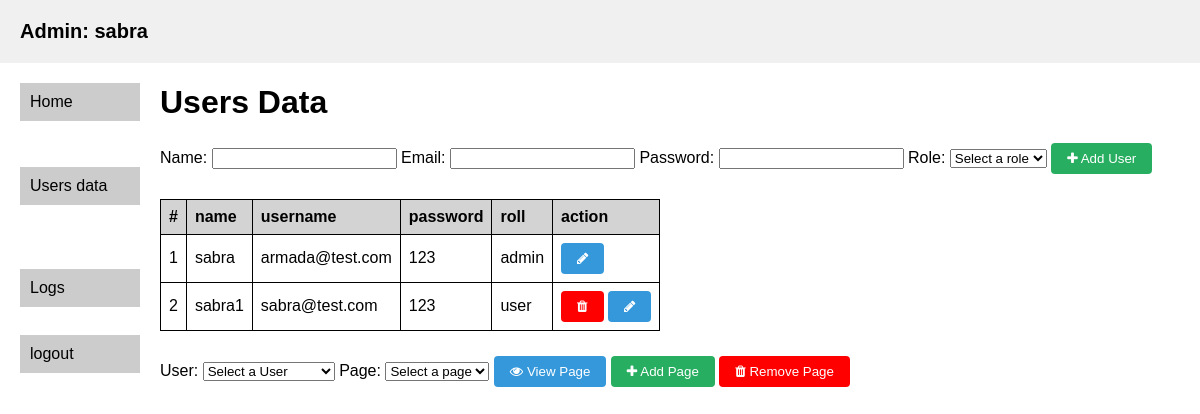
Page /usersData (signed in) on the committed database.
### tables this page shows
CREATE TABLE Users (
        id INTEGER PRIMARY KEY AUTOINCREMENT,
        username TEXT NOT NULL,
        password TEXT NOT NULL,
        name TEXT NOT NULL,
        roll TEXT NOT NULL
        );

### main.py (the view, shortened to what this page needs)
@app.route('/usersData', methods=['POST' ,'GET'])
def usersData():
    if session.get('role') == "admin" and request.method == 'GET':
        conn = sqlite3.connect("data.db")
        c = conn.cursor()
        Data = c.execute("""SELECT * FROM Users""").fetchall()
        c.execute("""CREATE TABLE IF NOT EXISTS Pages (
        id INTEGER PRIMARY KEY AUTOINCREMENT,
        urlPage TEXT NOT NULL,
        pageName TEXT NOT NULL
        )""")
        Page = c.execute("SELECT * FROM Pages").fetchall()
        return render_template("usersData.html",name = session['name'] , Data=Data ,Page=Page)
    else:
        flash('requested page not found')
        return redirect('/')

### templates/usersData.html (shortened to what this page needs)
{% extends 'main.html' %}
{% block content %}
<h1>Users Data</h1>
<form action="/usersData" method="POST" style=" padding-bottom: 25px;">
    <label for="name">Name:</label>
    <input type="text" id="name" name="name" required>
    <label for="email">Email:</label>
    <input type="email" id="email" name="email" required>
    <label for="password">Password:</label>
    <input type="Text" id="password" name="password" required>
    <label for="role">Role:</label>
    <select id="role" name="role" required>
      <option value="">Select a role</option>
    </select>
    <button type="submit" class="add-btn"><i class="fa fa-plus"></i> Add User</button>
  </form>
<table>
    <thead>
      <tr>
        <th>#</th>
        <th>name</th>
        <th>username</th>
        <th>password</th>
        <th>roll</th>
        <th>action</th>
      </tr>
    </thead>
    <tbody>
    {% for data in Data %}
      <tr >
        <td >{{loop.index}}</td>
        <td >{{data[3]}}</td>
        <td>{{data[1]}}</td>
        <td>{{data[2]}}</td>
        <td>{{data[4]}}</td>
        <td>
        {% if data[0]== 1 %}
        <button  class="edit-btn" onclick="checkAction('edit','{{data.id}}','{{data.name}}','{{data.userName}}','{{data.passWord}}','{{data.accessControl}}')"><i class="fa fa-pencil"></i></button>
        {% else %}
        <button  class="delete-btn" onclick="checkAction('delete','{{data.id}}','{{data.name}}','{{data.userName}}','{{data.passWord}}','{{data.accessControl}}')"><i class="fa fa-trash"></i></button>
        <button  class="edit-btn" onclick="checkAction('edit','{{data.id}}','{{data.name}}','{{data.userName}}','{{data.passWord}}','{{data.accessControl}}')"><i class="fa fa-pencil"></i></button>
        {% endif %}
        </td>
      </tr>
      {% endfor %}
    </tbody>
  </table>
  <div style=" padding-top: 25px;">
    <label for="UserID">User:</label>
    <select id="UserID" name="UserID" required>
      <option value="">Select a User</option>
    </select>
    <label for="userPage">Page:</label>
    <select id="userPage" name="userPage" required>
      <option value="">Select a page</option>
    </select>
    <button  class="edit-btn" onclick="pageAction('view');" ><i class="fa fa-eye"></i> View Page</button>
    <button  class="add-btn" onclick="pageAction('add');" ><i class="fa fa-plus"></i> Add Page</button>
    <button  class="delete-btn" onclick="pageAction('delete');" ><i class="fa fa-trash"></i> Remove Page</button>
  </div>
<link rel="stylesheet" href="https://cdnjs.cloudflare.com/ajax/libs/font-awesome/4.7.0/css/font-awesome.min.css">
{% endblock content %}

### templates/main.html (shortened to what this page needs)
<!DOCTYPE html>
<html lang="en">
<head>
<link rel="stylesheet" href="https://cdnjs.cloudflare.com/ajax/libs/font-awesome/4.7.0/css/font-awesome.min.css">
<link rel="stylesheet" href="https://cdnjs.cloudflare.com/ajax/libs/font-awesome/5.15.3/css/all.min.css" />
</head>
<body>
  <div class="container">
    <div class="header">
      <h1 id ="UIN">Admin:
        {% if name %}
        {{name}}
        {% endif %}
      </h1>
    </div>
    <div class="sidebar">
      <ul class="my-list">
        <li onmouseover="showText(1)" onmouseout="hideText(1)" ><a href="/admin"  >Home </a>  </li> <div class="hidden-text-container"><span class="hidden-text" id="hidden-text-1"> admin home page</span></div>
        <li onmouseover="showText(2)" onmouseout="hideText(2)" ><a href="/usersData" >Users data</a></li> <div class="hidden-text-container"><span class="hidden-text" id="hidden-text-2"> create update delete view user data</span></div>
        <li onmouseover="showText(5)" onmouseout="hideText(5)" ><a href="/Logs" >Logs</a></li> <div class="hidden-text-container"><span class="hidden-text" id="hidden-text-5"> view user Logs</span></div>
        <li><a href="/logOut">logout</a></li>
      </ul>
    </div>
    {% block content %}{% endblock content %}
  </div>
</body>
</html>

### templates/main.html (style rules this page uses)
body { font-family: sans-serif; margin: 0; padding: 0; }
.container { width: 100%; max-width: 1200px; margin: 0 auto; }
.header { background-color: #f0f0f0; padding: 20px; }
.header h1 { font-size: 20px; margin: 0; }
.sidebar { width: 120px; float: left; padding: 20px; }
.sidebar ul { list-style-type: none; margin: 0; padding: 0; }
.sidebar li { background-color: #ccc; padding: 10px; margin-bottom: 10px; }
.sidebar li a { color: #000; text-decoration: none; }
table { border-collapse: collapse; width: auto; }
th, td { border: 1px solid black; padding: 8px; text-align: left; }
th { background-color: lightgray; }
.delete-btn { display: inline-block; background-color: #ff0000; color: #fff; border: none; padding: 8px 16px; border-radius: 4px; text-decoration: none; }
.edit-btn { display: inline-block; background-color: #3498db; color: #fff; border: none; padding: 8px 16px; border-radius: 4px; text-decoration: none; }
.add-btn { display: inline-block; background-color: #27ae60; color: #fff; border: none; padding: 8px 16px; border-radius: 4px; text-decoration: none; }

### rows in the picture
Users: name "sabra", username "armada@test.com", password "123", roll "admin"
Users: name "sabra1", username "sabra@test.com", password "123", roll "user"
